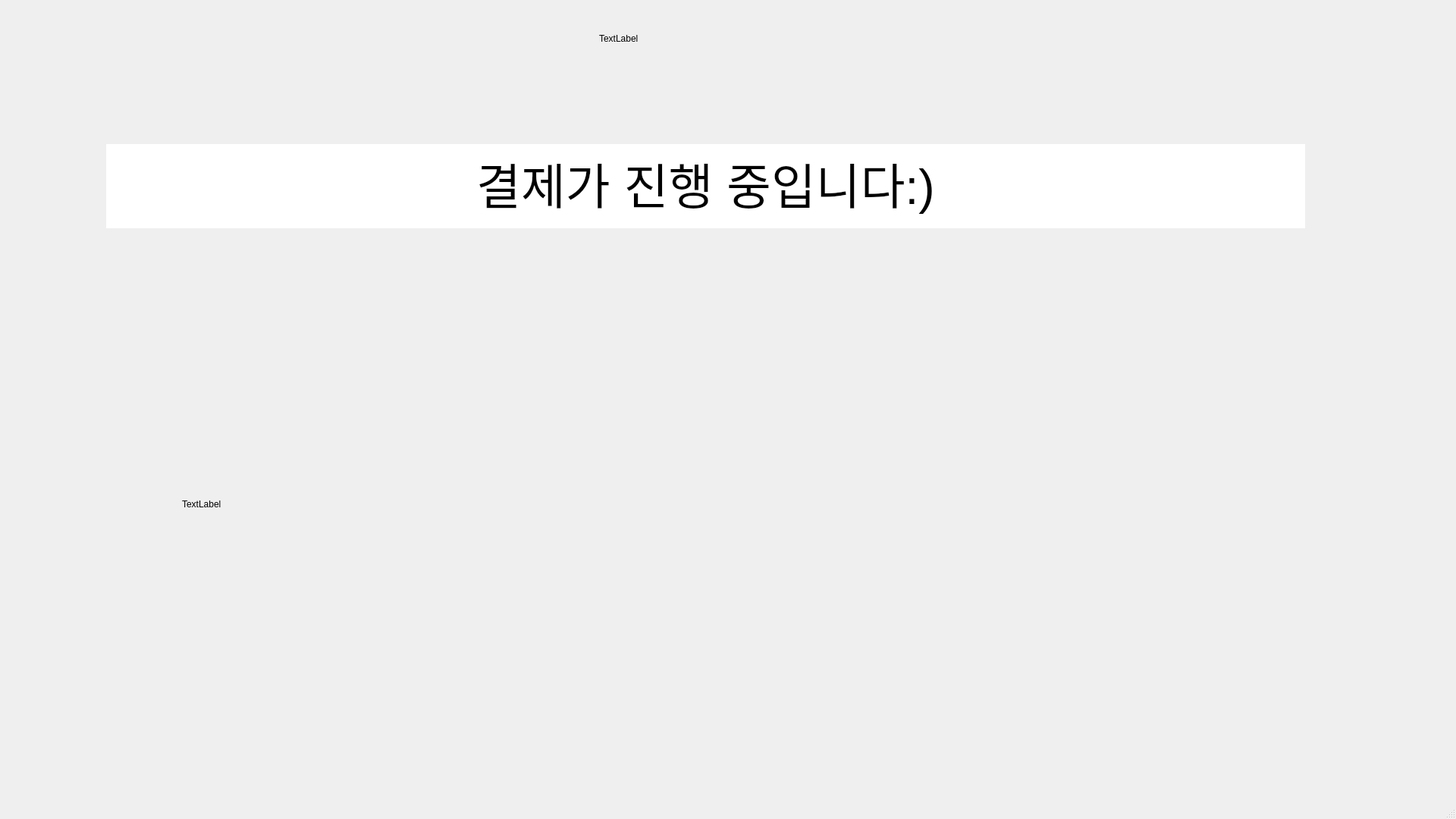
<?xml version="1.0" encoding="UTF-8"?>
<ui version="4.0">
 <class>MainWindow</class>
 <widget class="QMainWindow" name="MainWindow">
  <property name="geometry">
   <rect>
    <x>0</x>
    <y>0</y>
    <width>1920</width>
    <height>1080</height>
   </rect>
  </property>
  <property name="windowTitle">
   <string>MainWindow</string>
  </property>
  <widget class="QWidget" name="centralwidget">
   <widget class="QPushButton" name="back_button">
    <property name="geometry">
     <rect>
      <x>70</x>
      <y>20</y>
      <width>100</width>
      <height>100</height>
     </rect>
    </property>
    <property name="styleSheet">
     <string notr="true">background-image:url(./gui/main/image/prevBTN.png);
border-style : solid;
border-width : 5px;</string>
    </property>
    <property name="text">
     <string/>
    </property>
   </widget>
   <widget class="QTextBrowser" name="textBrowser">
    <property name="geometry">
     <rect>
      <x>140</x>
      <y>190</y>
      <width>1581</width>
      <height>111</height>
     </rect>
    </property>
    <property name="styleSheet">
     <string notr="true">border-style : solid;
border-width : 0px;</string>
    </property>
    <property name="html">
     <string>&lt;!DOCTYPE HTML PUBLIC &quot;-//W3C//DTD HTML 4.0//EN&quot; &quot;http://www.w3.org/TR/REC-html40/strict.dtd&quot;&gt;
&lt;html&gt;&lt;head&gt;&lt;meta name=&quot;qrichtext&quot; content=&quot;1&quot; /&gt;&lt;style type=&quot;text/css&quot;&gt;
p, li { white-space: pre-wrap; }
&lt;/style&gt;&lt;/head&gt;&lt;body style=&quot; font-family:'Ubuntu'; font-size:11pt; font-weight:400; font-style:normal;&quot;&gt;
&lt;p align=&quot;center&quot; style=&quot; margin-top:0px; margin-bottom:0px; margin-left:0px; margin-right:0px; -qt-block-indent:0; text-indent:0px;&quot;&gt;&lt;span style=&quot; font-size:48pt;&quot;&gt;결제가 진행 중입니다:)&lt;/span&gt;&lt;/p&gt;&lt;/body&gt;&lt;/html&gt;</string>
    </property>
   </widget>
   <widget class="QLabel" name="last_pic">
    <property name="geometry">
     <rect>
      <x>240</x>
      <y>320</y>
      <width>1620</width>
      <height>690</height>
     </rect>
    </property>
    <property name="text">
     <string>TextLabel</string>
    </property>
   </widget>
   <widget class="QLabel" name="logo">
    <property name="geometry">
     <rect>
      <x>790</x>
      <y>20</y>
      <width>271</width>
      <height>61</height>
     </rect>
    </property>
    <property name="text">
     <string>TextLabel</string>
    </property>
   </widget>
  </widget>
  <widget class="QMenuBar" name="menubar">
   <property name="geometry">
    <rect>
     <x>0</x>
     <y>0</y>
     <width>1920</width>
     <height>22</height>
    </rect>
   </property>
  </widget>
  <widget class="QStatusBar" name="statusbar"/>
 </widget>
 <resources/>
 <connections/>
</ui>
